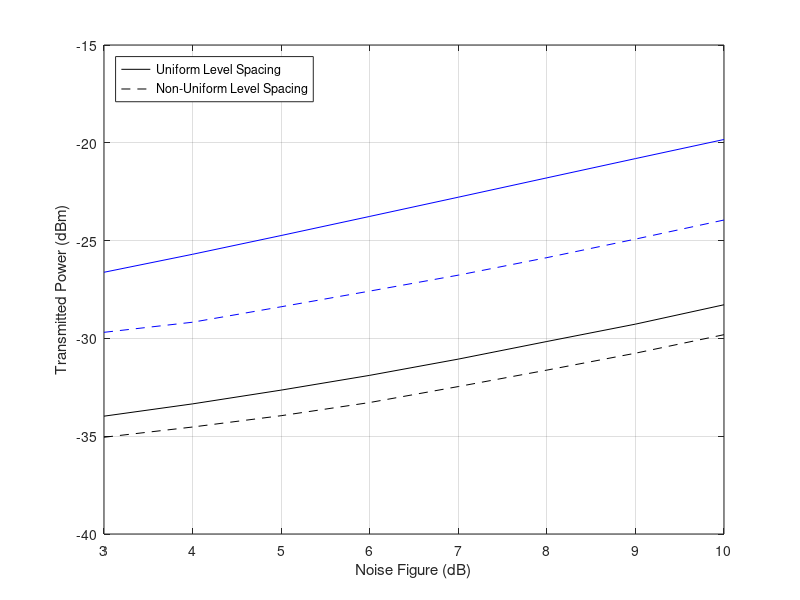
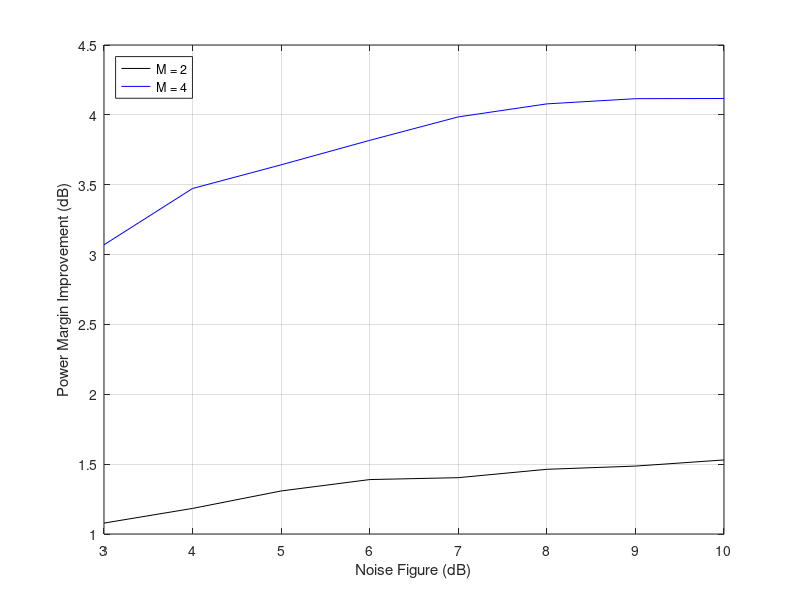

Write the MATLAB code that produced these figures, in order.
%% Transmitted power necessary to achieve target BER = 1e-4
% SOA gain was optimize for every point
% No modulator, no fiber, and receivere filter matched to pulse shape
% Opt. filter BW/Ele filter BW = 4
% Bit rate = 100 GHz
% No RIN or shot noise
% thermal noise NEP = 20 pa/sqrt(Hz)
clear, clc, close all

M = [2, 4];
FndB = 3:10;

Gsoa_2PAM_uniform = [20, 20, 20, 20, 20, 20, 20, 20];
Gsoa_2PAM_nonuniform = [20, 20, 20, 20, 20, 20, 20, 20];

Gsoa_4PAM_uniform = [20, 20, 20, 20, 20, 19.3219, 17.3356, 15.3573];
Gsoa_4PAM_nonuniform = [20, 20, 20, 20, 20, 20, 20, 20];

Ptx_nonuniform =[-35.053842044722522 -29.689049206589171;
                 -34.530321773847277 -29.172423367881063;
                 -33.951559927334543 -28.382576592343824;
                 -33.278188516684800 -27.581341770656504;
                 -32.461847978552349 -26.766494476386164;
                 -31.621100941522354 -25.870959220207215;
                 -30.756749681354776 -24.923271511066481;
                 -29.810103848061505 -23.947644063571062];
             
Ptx_uniform =   [-33.975726427211875 -26.619115350548167;
                 -33.347201126998058 -25.699381765628001;
                 -32.643459866718842 -24.740153967633447;
                 -31.888547976363803 -23.763745232141247;
                 -31.058623443278371 -22.781110390077433;
                 -30.157996521924538 -21.792366640707638;
                 -29.270686304593266 -20.807518323141053;
                 -28.280052898618191 -19.830485107051079];
             
% Plot  
Colors = {'k', 'b', 'r', 'g'};

figure, hold on, box on, grid on
for k = 1:size(Ptx_uniform, 2)
    plot(FndB, Ptx_uniform(:, k), '-', 'Color', Colors{k})
    plot(FndB, Ptx_nonuniform(:, k), '--', 'Color', Colors{k})
end

legend('Uniform Level Spacing', 'Non-Uniform Level Spacing', 'Location', 'NorthWest')
xlabel('Noise Figure (dB)')
ylabel('Transmitted Power (dBm)')

%
figure, hold on, box on, grid on
leg = cell(size(M));
for k = 1:size(Ptx_uniform, 2)
    plot(FndB, Ptx_uniform(:, k) - Ptx_nonuniform(:, k), '-', 'Color', Colors{k})
    leg{k} = sprintf('M = %d', M(k));
end

legend(leg, 'Location', 'NorthWest')
xlabel('Noise Figure (dB)')
ylabel('Power Margin Improvement (dB)')
